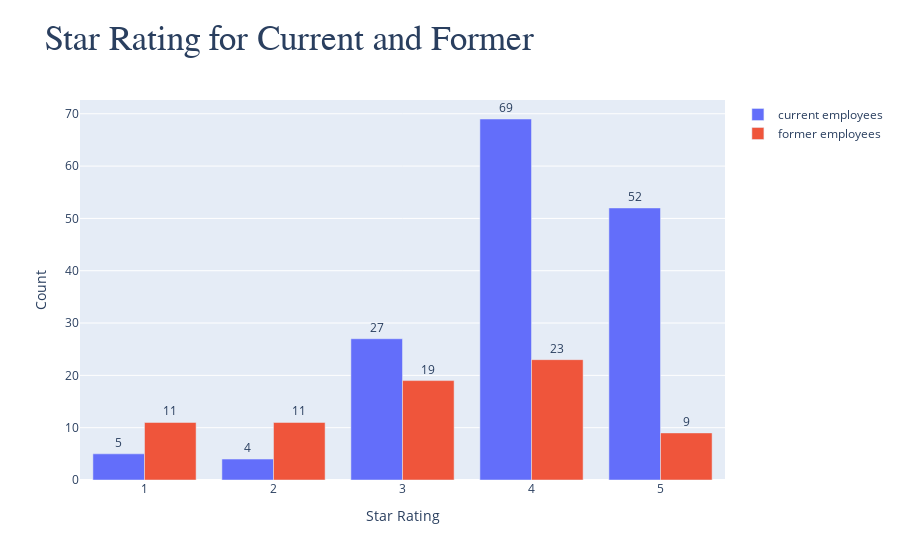

Write notebook code for a chart like this one.
### Code cell
current_emp_df = df5[df5['emp type'] == 'Current Employee']
current_emp_df.head(2)
current_star = dict(current_emp_df['star'].value_counts())
cur_x = [key for key,value in current_star.items()]
cur_y = [value for key,value in current_star.items()]


former_emp_df = df5[df5['emp type'] == 'Former Employee']
former_emp_df.head(2)
former_star = dict(former_emp_df['star'].value_counts())
for_x = [key for key,value in former_star.items()]
for_y = [value for key,value in former_star.items()]

trace1 = go.Bar(x = cur_x, y = cur_y, name = 'current employees', text = cur_y, textposition='outside')
trace2 = go.Bar(x = for_x, y = for_y, name = 'former employees', text = for_y, textposition='outside')


data = [trace1, trace2]

layout = go.Layout(title='Star Rating for Current and Former',
                   xaxis_title="Star Rating",
                   yaxis_title="Count",
                   titlefont= dict(family='Arial', size=35),
                   barmode='group')

fig = go.Figure(data = data, layout=layout)
offline.iplot(fig)

### Figure 1 — Plotly figure (JSON) as saved in the notebook; plotly's stock layout.template omitted (floating-point values rounded to 4 significant figures)
{"data": [{"name": "current employees", "text": ["69", "52", "27", "5", "4"], "textposition": "outside", "type": "bar", "x": [4, 5, 3, 1, 2], "y": [69, 52, 27, 5, 4]}, {"name": "former employees", "text": ["23", "19", "11", "11", "9"], "textposition": "outside", "type": "bar", "x": [4, 3, 2, 1, 5], "y": [23, 19, 11, 11, 9]}], "layout": {"barmode": "group", "title": {"font": {"family": "Arial", "size": 35}, "text": "Star Rating for Current and Former"}, "xaxis": {"title": {"text": "Star Rating"}}, "yaxis": {"title": {"text": "Count"}}}}
